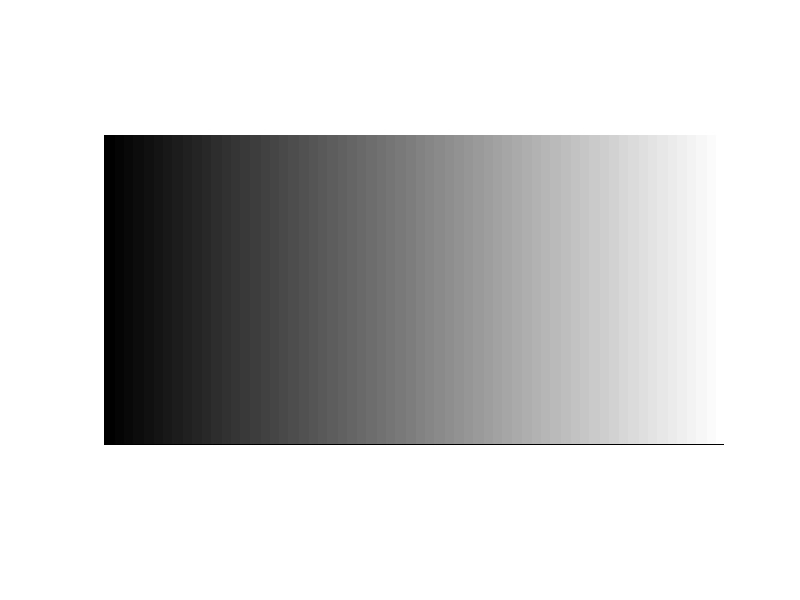

The MATLAB script that drew this image:
clear;
close all;
clc;

M = 200;
N = 400;

I = zeros(M,N,'uint8');

for u = 1:N
    y = fix(255*(u-1)/399);
    
    I(:,u) = y;
end

figure;
imshow(I);


